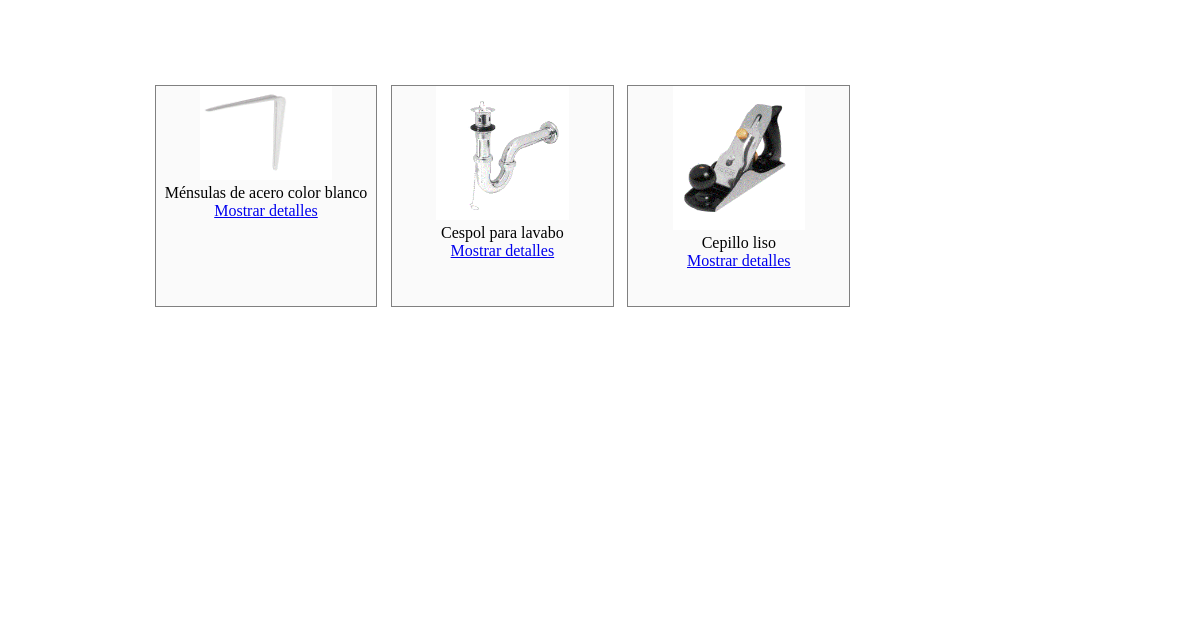
The page /mostrarproductos.php (signed in) on the database its author committed.
### tables this page shows
CREATE TABLE IF NOT EXISTS `productos` (
  `id` int(11) NOT NULL AUTO_INCREMENT,
  `codigo` text NOT NULL,
  `clave` text NOT NULL,
  `nombre` text NOT NULL,
  `marca` text NOT NULL,
  `medida` text NOT NULL,
  `pproveedor` double NOT NULL,
  `ppublico` double NOT NULL,
  `existencia` text NOT NULL,
  `descripcion` text NOT NULL,
  `imagen` text NOT NULL,
  PRIMARY KEY (`id`)
);

### mostrarproductos.php (the view, shortened to what this page needs)
<!DOCTYPE html>
<html lang="es">
<head>
	<link rel="stylesheet" type="text/css" href="./css/estilos.css">
</head>
<body>
	<section>
	<?php
		$re=mysql_query("select * from productos")or die(mysql_error());
		while ($f=mysql_fetch_array($re)) {
		?>
			<div class="producto">
			<center>
				<img src="./productos/<?php echo $f['imagen'];?>"><br>
				<span><?php echo $f['nombre'];?></span><br>
				<a href="./detallesproductos.php?id=<?php echo $f['id']?>">Mostrar detalles</a>
			</center>
		</div>
	<?php
		}
	?>
	</section>
</body>
</html>

### css/estilos.css (style rules this page uses)
html { padding: 0px; margin: 0px; }
body { background-color: #FFFFFF; padding: 0px; margin: 0px; }
section { width: 80%; min-height: 500px; border: 1px solid #FFFFFF; padding: 2%; margin:0 auto; margin-left: 10%; margin-top: 50px; }
.producto { width: 23%; height: 220px; background-color: #fafafa; border:1px solid gray; display: inline-block; vertical-align: top; margin-left: 1%; margin-top: 1%; }
.producto img { width: 60%; height: 60%; margin:0 auto; }

### rows shown on the page
productos: imagen (picture), nombre "Ménsulas de acero color blanco"
productos: imagen (picture), nombre "Cespol para lavabo"
productos: imagen (picture), nombre "Cepillo liso"
